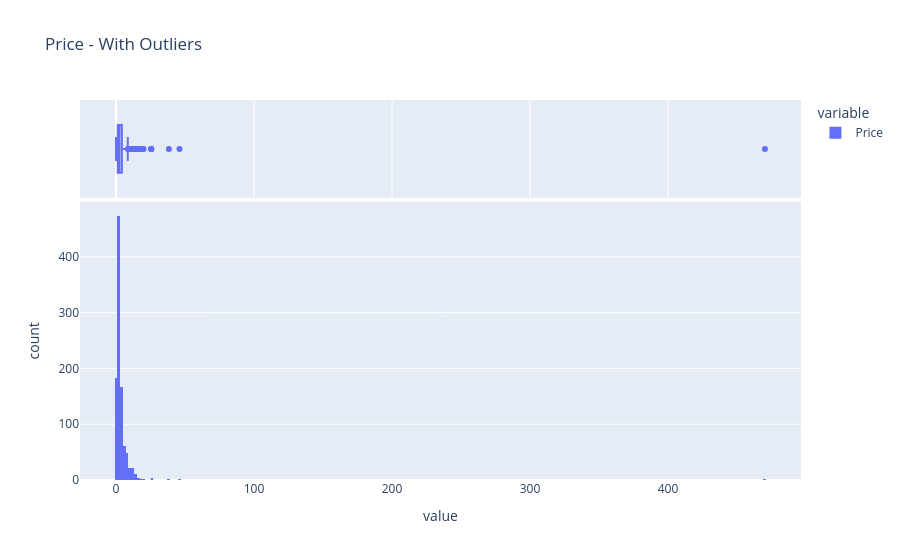
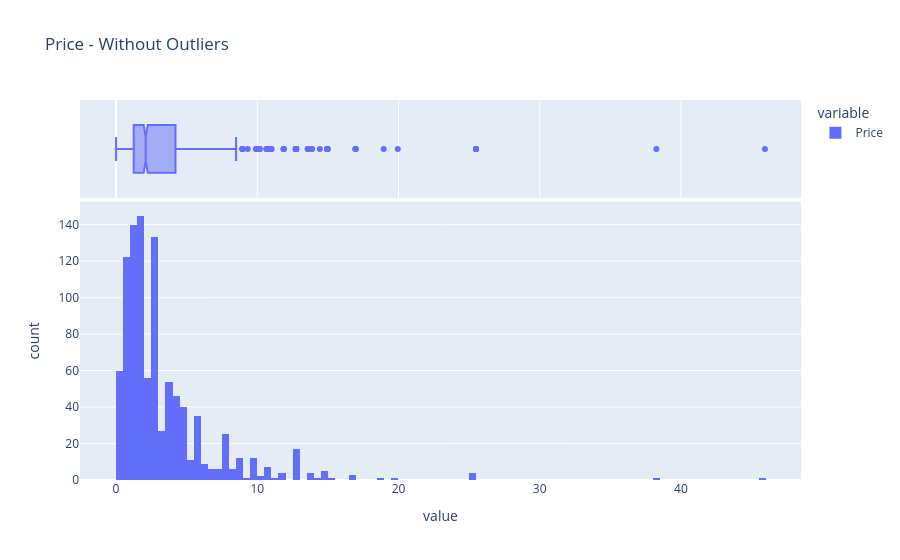

The code cell stored with these charts, in order, in its notebook:
### Code cell
profile_serie(df_retail['Price'])

### Figure 1 — Plotly figure (JSON) as saved in the notebook; plotly's stock layout.template omitted (floating-point values rounded to 4 significant figures; data arrays with more than 128 entries replaced by an {"elided": "..."} marker saying what was removed)
{"data": [{"bingroup": "x", "hovertemplate": "variable=Price<br>value=%{x}<br>count=%{y}<extra></extra>", "legendgroup": "Price", "marker": {"color": "#636efa", "pattern": {"shape": ""}}, "name": "Price", "orientation": "v", "showlegend": true, "type": "histogram", "x": {"elided": "1000 float values"}, "xaxis": "x", "yaxis": "y"}, {"hovertemplate": "variable=Price<br>value=%{x}<extra></extra>", "legendgroup": "Price", "marker": {"color": "#636efa"}, "name": "Price", "notched": true, "showlegend": false, "type": "box", "x": {"elided": "1000 float values"}, "xaxis": "x2", "yaxis": "y2"}], "layout": {"barmode": "relative", "legend": {"title": {"text": "variable"}, "tracegroupgap": 0}, "title": {"text": "Price - With Outliers"}, "xaxis": {"anchor": "y", "domain": [0, 1], "title": {"text": "value"}}, "xaxis2": {"anchor": "y2", "domain": [0, 1], "matches": "x", "showgrid": true, "showticklabels": false}, "yaxis": {"anchor": "x", "domain": [0, 0.7326], "title": {"text": "count"}}, "yaxis2": {"anchor": "x2", "domain": [0.7426, 1], "matches": "y2", "showgrid": false, "showline": false, "showticklabels": false, "ticks": ""}}}

### Figure 2 — Plotly figure (JSON) as saved in the notebook; plotly's stock layout.template omitted (floating-point values rounded to 4 significant figures; data arrays with more than 128 entries replaced by an {"elided": "..."} marker saying what was removed)
{"data": [{"bingroup": "x", "hovertemplate": "variable=Price<br>value=%{x}<br>count=%{y}<extra></extra>", "legendgroup": "Price", "marker": {"color": "#636efa", "pattern": {"shape": ""}}, "name": "Price", "orientation": "v", "showlegend": true, "type": "histogram", "x": {"elided": "999 float values"}, "xaxis": "x", "yaxis": "y"}, {"hovertemplate": "variable=Price<br>value=%{x}<extra></extra>", "legendgroup": "Price", "marker": {"color": "#636efa"}, "name": "Price", "notched": true, "showlegend": false, "type": "box", "x": {"elided": "999 float values"}, "xaxis": "x2", "yaxis": "y2"}], "layout": {"barmode": "relative", "legend": {"title": {"text": "variable"}, "tracegroupgap": 0}, "title": {"text": "Price - Without Outliers"}, "xaxis": {"anchor": "y", "domain": [0, 1], "title": {"text": "value"}}, "xaxis2": {"anchor": "y2", "domain": [0, 1], "matches": "x", "showgrid": true, "showticklabels": false}, "yaxis": {"anchor": "x", "domain": [0, 0.7326], "title": {"text": "count"}}, "yaxis2": {"anchor": "x2", "domain": [0.7426, 1], "matches": "y2", "showgrid": false, "showline": false, "showticklabels": false, "ticks": ""}}}
